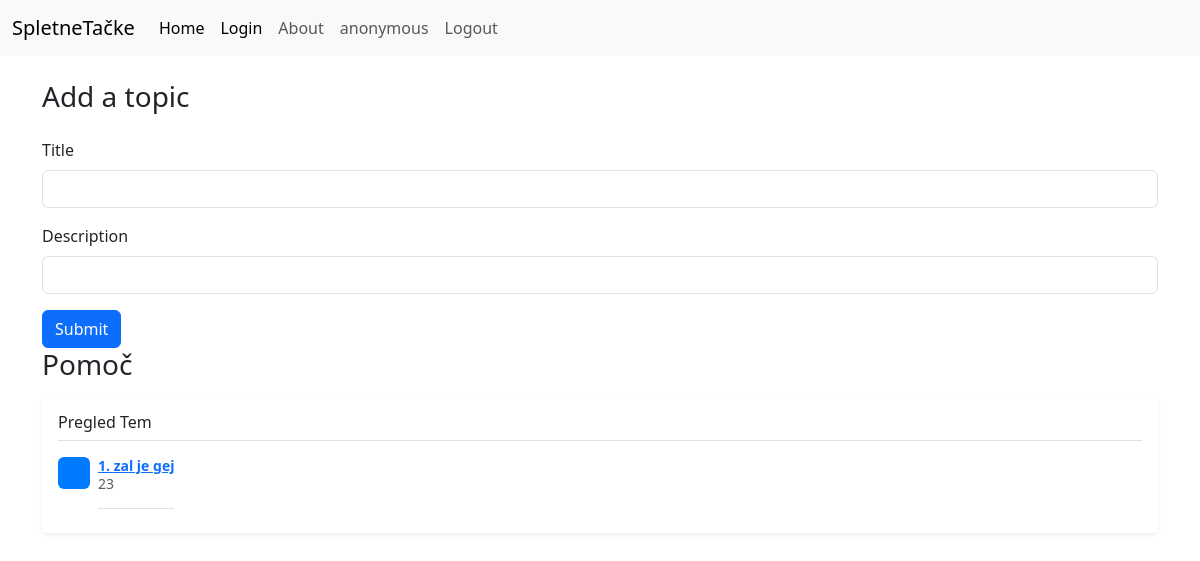
Page /home on the earlier database version.
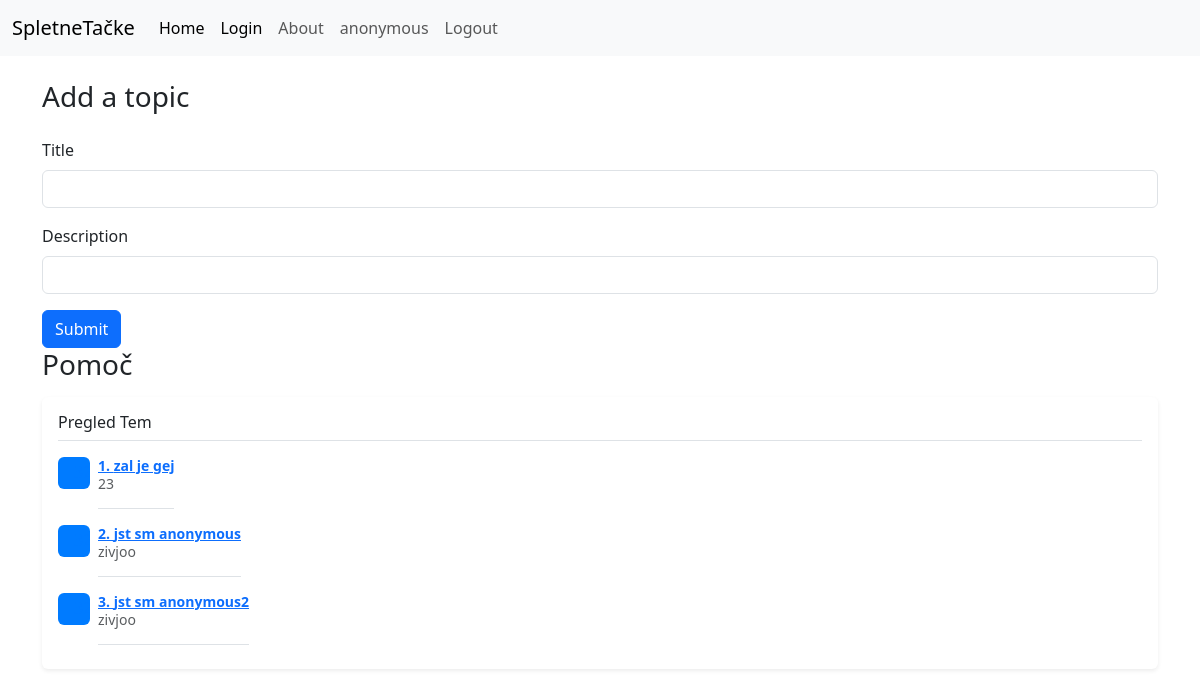
Same page on the later database version.
### Forums/main.py (models this page shows)
class Topic(db.Model):
    id: Mapped[int] = mapped_column(primary_key=True)
    title: Mapped[str] = mapped_column(unique=True)
    description: Mapped[str]
    author: Mapped[str]

### Forums/main.py (the view, shortened to what this page needs)
@app.route("/home",methods=["GET", "POST"])
def home():
    if "username" not in session:
        session['username'] = 'anonymous'
    topics = db.session.execute(db.select(Topic)).scalars()
    if "username" in session:
        return render_template("home.html", topics=topics, username=session['username'])
    else:
        return render_template("home.html", topics=topics, username='anonymous')

### Forums/templates/home.html (shortened to what this page needs)
<!doctype html>
<html lang="en">
  <head>
    <link href="https://cdn.jsdelivr.net/npm/bootstrap@5.3.3/dist/css/bootstrap.min.css" rel="stylesheet">
  </head>
  <body>
    <nav class="navbar navbar-expand-lg bg-body-tertiary">
      <div class="container-fluid">
        <a class="navbar-brand" href="/">SpletneTačke</a>
        <div class="collapse navbar-collapse" id="navbarNavDropdown">
          <ul class="navbar-nav">
            <li class="nav-item">
              <a class="nav-link active" aria-current="page" href="/home">Home</a>
            </li>
            <li class="nav-item">
              <a class="nav-link active" aria-current="page" href="/login">Login</a>
            </li>
            <li class="nav-item">
              <a class="nav-link" href="/about">About</a>
            </li>
            <li class="nav-item">
              <a class="nav-link" href="/profile">{{username}}</a>
            </li>
            <li class="nav-item">
              <a class="nav-link" href="/logout">Logout</a>
            </li>
          </ul>
        </div>
      </div>
    </nav>
      <div class="container">
        <h1 class="fs-3 text my-4">Add a topic</h1>
        <form accept="/" method="post">
            <div class="mb-3">
                <label for="title" class="form-label">Title</label>
                <input type="text" name="title" class="form-control" id="title" aria-describedby="emailHelp" required>
              </div>
              <div class="mb-3">
                <label for="description" class="form-label">Description</label>
                <input type="text" name="description" class="form-control" id="exampleInputPassword1" required>
              </div>
              <button type="submit" class="btn btn-primary">Submit</button>
        </form>
        <h1 class="fs-3 text">Pomoč</h1>
        <div class="my-3 p-3 bg-body rounded shadow-sm">
          <h6 class="border-bottom pb-2 mb-0">Pregled Tem<h6>
          {% for item in topics %}
          <div class="d-flex text-muted pt-3">
            <svg class="bd-placeholder-img flex-shrink-0 me-2 rounded" width="32" height="32" xmlns="http://www.w3.org/2000/svg" role="img" aria-label="Placeholder: 32x32" preserveAspectRatio="xMidYMid slice" focusable="false"><title>Placeholder</title><rect width="100%" height="100%" fill="#007bff"></rect><text x="50%" y="50%" fill="#007bff" dy=".3em">32x32</text></svg>
            <p class="pb-3 mb-0 small lh-sm border-bottom">
              <strong class="d-block text-gray-dark"><a href="/topic/{{item.id}}">{{item.id}}. {{item.title}}</a></strong>
              {{item.description}}
            </p>
          </div>
        {% endfor %}
      </div>
      </div>
  </body>
</html>

Differences in the rows shown:
added Topic: id "2", title "jst sm anonymous", description "zivjoo"
added Topic: id "3", title "jst sm anonymous2", description "zivjoo"
